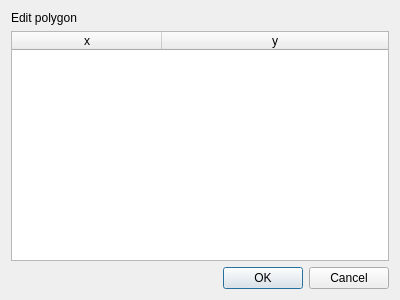
<?xml version="1.0" encoding="UTF-8"?>
<ui version="4.0">
 <class>Dialog</class>
 <widget class="QDialog" name="Dialog">
  <property name="geometry">
   <rect>
    <x>0</x>
    <y>0</y>
    <width>400</width>
    <height>300</height>
   </rect>
  </property>
  <property name="windowTitle">
   <string>Dialog</string>
  </property>
  <layout class="QVBoxLayout" name="verticalLayout">
   <item>
    <widget class="QLabel" name="label">
     <property name="text">
      <string>Edit polygon</string>
     </property>
    </widget>
   </item>
   <item>
    <widget class="QTableWidget" name="tableWidget">
     <property name="horizontalScrollBarPolicy">
      <enum>Qt::ScrollBarAlwaysOff</enum>
     </property>
     <attribute name="horizontalHeaderCascadingSectionResizes">
      <bool>false</bool>
     </attribute>
     <attribute name="horizontalHeaderDefaultSectionSize">
      <number>150</number>
     </attribute>
     <attribute name="horizontalHeaderStretchLastSection">
      <bool>true</bool>
     </attribute>
     <column>
      <property name="text">
       <string>x</string>
      </property>
     </column>
     <column>
      <property name="text">
       <string>y</string>
      </property>
     </column>
    </widget>
   </item>
   <item>
    <widget class="QDialogButtonBox" name="buttonBox">
     <property name="orientation">
      <enum>Qt::Horizontal</enum>
     </property>
     <property name="standardButtons">
      <set>QDialogButtonBox::Cancel|QDialogButtonBox::Ok</set>
     </property>
    </widget>
   </item>
  </layout>
 </widget>
 <resources/>
 <connections>
  <connection>
   <sender>buttonBox</sender>
   <signal>accepted()</signal>
   <receiver>Dialog</receiver>
   <slot>accept()</slot>
   <hints>
    <hint type="sourcelabel">
     <x>248</x>
     <y>254</y>
    </hint>
    <hint type="destinationlabel">
     <x>157</x>
     <y>274</y>
    </hint>
   </hints>
  </connection>
  <connection>
   <sender>buttonBox</sender>
   <signal>rejected()</signal>
   <receiver>Dialog</receiver>
   <slot>reject()</slot>
   <hints>
    <hint type="sourcelabel">
     <x>316</x>
     <y>260</y>
    </hint>
    <hint type="destinationlabel">
     <x>286</x>
     <y>274</y>
    </hint>
   </hints>
  </connection>
 </connections>
</ui>
